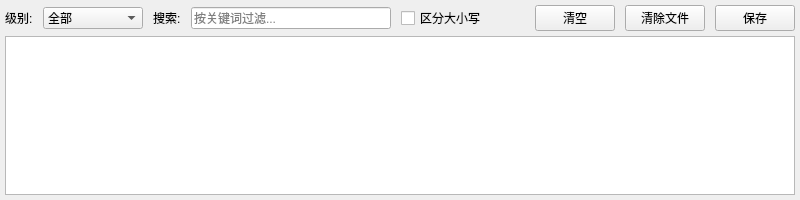
<?xml version="1.0" encoding="UTF-8"?>
<ui version="4.0">
 <class>LogWidget</class>
 <widget class="QWidget" name="LogWidget">
  <property name="geometry">
   <rect>
    <x>0</x>
    <y>0</y>
    <width>800</width>
    <height>200</height>
   </rect>
  </property>
  <layout class="QVBoxLayout" name="mainLayout">
   <property name="spacing">
    <number>5</number>
   </property>
   <property name="leftMargin">
    <number>5</number>
   </property>
   <property name="topMargin">
    <number>5</number>
   </property>
   <property name="rightMargin">
    <number>5</number>
   </property>
   <property name="bottomMargin">
    <number>5</number>
   </property>
   <item>
    <!-- 工具栏 -->
    <layout class="QHBoxLayout" name="toolLayout">
     <property name="spacing">
      <number>10</number>
     </property>
     <item>
      <widget class="QLabel" name="levelLabel">
       <property name="text">
        <string>级别:</string>
       </property>
      </widget>
     </item>
     <item>
      <widget class="QComboBox" name="levelFilter">
       <property name="minimumSize">
        <size>
         <width>100</width>
         <height>0</height>
        </size>
       </property>
       <item>
        <property name="text">
         <string>全部</string>
        </property>
       </item>
       <item>
        <property name="text">
         <string>调试</string>
        </property>
       </item>
       <item>
        <property name="text">
         <string>信息</string>
        </property>
       </item>
       <item>
        <property name="text">
         <string>警告</string>
        </property>
       </item>
       <item>
        <property name="text">
         <string>错误</string>
        </property>
       </item>
       <item>
        <property name="text">
         <string>严重</string>
        </property>
       </item>
      </widget>
     </item>
     <item>
      <widget class="QLabel" name="searchLabel">
       <property name="text">
        <string>搜索:</string>
       </property>
      </widget>
     </item>
     <item>
      <widget class="QLineEdit" name="searchEdit">
       <property name="minimumSize">
        <size>
         <width>200</width>
         <height>0</height>
        </size>
       </property>
       <property name="placeholderText">
        <string>按关键词过滤...</string>
       </property>
       <property name="clearButtonEnabled">
        <bool>true</bool>
       </property>
      </widget>
     </item>
     <item>
      <widget class="QCheckBox" name="caseSensitiveCheck">
       <property name="text">
        <string>区分大小写</string>
       </property>
      </widget>
     </item>
     <item>
      <spacer name="toolSpacer">
       <property name="orientation">
        <enum>Qt::Horizontal</enum>
       </property>
       <property name="sizeHint" stdset="0">
        <size>
         <width>40</width>
         <height>20</height>
        </size>
       </property>
      </spacer>
     </item>
     <item>
      <widget class="QPushButton" name="clearButton">
       <property name="text">
        <string>清空</string>
       </property>
       <property name="toolTip">
        <string>仅清空显示</string>
       </property>
      </widget>
     </item>
     <item>
      <widget class="QPushButton" name="clearFilesButton">
       <property name="text">
        <string>清除文件</string>
       </property>
       <property name="toolTip">
        <string>删除磁盘上的所有日志文件</string>
       </property>
      </widget>
     </item>
     <item>
      <widget class="QPushButton" name="saveButton">
       <property name="text">
        <string>保存</string>
       </property>
      </widget>
     </item>
    </layout>
   </item>
   <item>
    <!-- 日志文本框 -->
    <widget class="QTextEdit" name="logTextEdit">
     <property name="readOnly">
      <bool>true</bool>
     </property>
     <property name="font">
      <font>
       <family>Consolas</family>
       <pointsize>9</pointsize>
      </font>
     </property>
    </widget>
   </item>
  </layout>
 </widget>
 <resources/>
 <connections/>
</ui>
